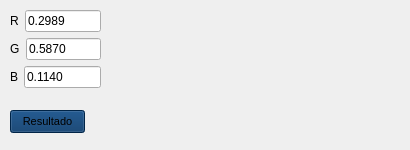
<?xml version="1.0" encoding="UTF-8"?>
<ui version="4.0">
 <class>Form</class>
 <widget class="QWidget" name="Form">
  <property name="geometry">
   <rect>
    <x>0</x>
    <y>0</y>
    <width>410</width>
    <height>150</height>
   </rect>
  </property>
  <property name="minimumSize">
   <size>
    <width>410</width>
    <height>150</height>
   </size>
  </property>
  <property name="maximumSize">
   <size>
    <width>420</width>
    <height>180</height>
   </size>
  </property>
  <property name="windowTitle">
   <string>Form</string>
  </property>
  <property name="styleSheet">
   <string notr="true"/>
  </property>
  <widget class="QPushButton" name="pushButton">
   <property name="geometry">
    <rect>
     <x>10</x>
     <y>110</y>
     <width>75</width>
     <height>23</height>
    </rect>
   </property>
   <property name="font">
    <font>
     <family>MS Shell Dlg 2</family>
     <pointsize>8</pointsize>
     <weight>9</weight>
     <italic>false</italic>
     <bold>false</bold>
    </font>
   </property>
   <property name="autoFillBackground">
    <bool>false</bool>
   </property>
   <property name="styleSheet">
    <string notr="true">background-color: rgb(0, 50, 100);
font: 75 8pt &quot;MS Shell Dlg 2&quot;;</string>
   </property>
   <property name="text">
    <string>Resultado</string>
   </property>
  </widget>
  <widget class="QWidget" name="verticalLayoutWidget">
   <property name="geometry">
    <rect>
     <x>10</x>
     <y>10</y>
     <width>91</width>
     <height>80</height>
    </rect>
   </property>
   <layout class="QVBoxLayout" name="verticalLayout">
    <item>
     <layout class="QHBoxLayout" name="horizontalLayout_3">
      <item>
       <widget class="QLabel" name="label">
        <property name="text">
         <string>R</string>
        </property>
       </widget>
      </item>
      <item>
       <widget class="QLineEdit" name="lineEdit_R">
        <property name="text">
         <string>0.2989</string>
        </property>
       </widget>
      </item>
     </layout>
    </item>
    <item>
     <layout class="QHBoxLayout" name="horizontalLayout">
      <item>
       <widget class="QLabel" name="label_2">
        <property name="text">
         <string>G</string>
        </property>
       </widget>
      </item>
      <item>
       <widget class="QLineEdit" name="lineEdit_G">
        <property name="text">
         <string>0.5870</string>
        </property>
       </widget>
      </item>
     </layout>
    </item>
    <item>
     <layout class="QHBoxLayout" name="horizontalLayout_2">
      <item>
       <widget class="QLabel" name="label_3">
        <property name="text">
         <string>B</string>
        </property>
       </widget>
      </item>
      <item>
       <widget class="QLineEdit" name="lineEdit_B">
        <property name="text">
         <string>0.1140</string>
        </property>
       </widget>
      </item>
     </layout>
    </item>
   </layout>
  </widget>
 </widget>
 <resources/>
 <connections/>
</ui>
